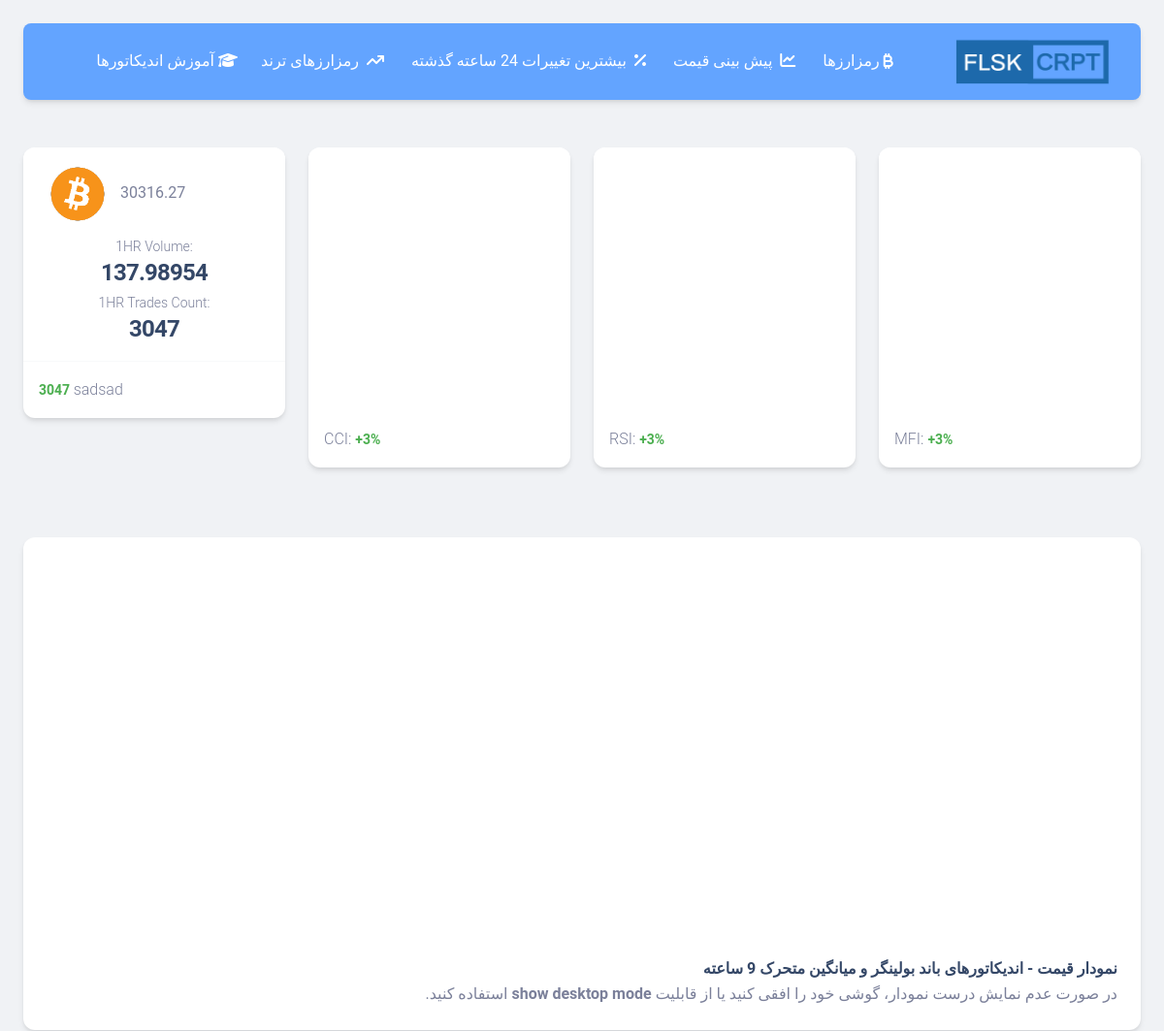
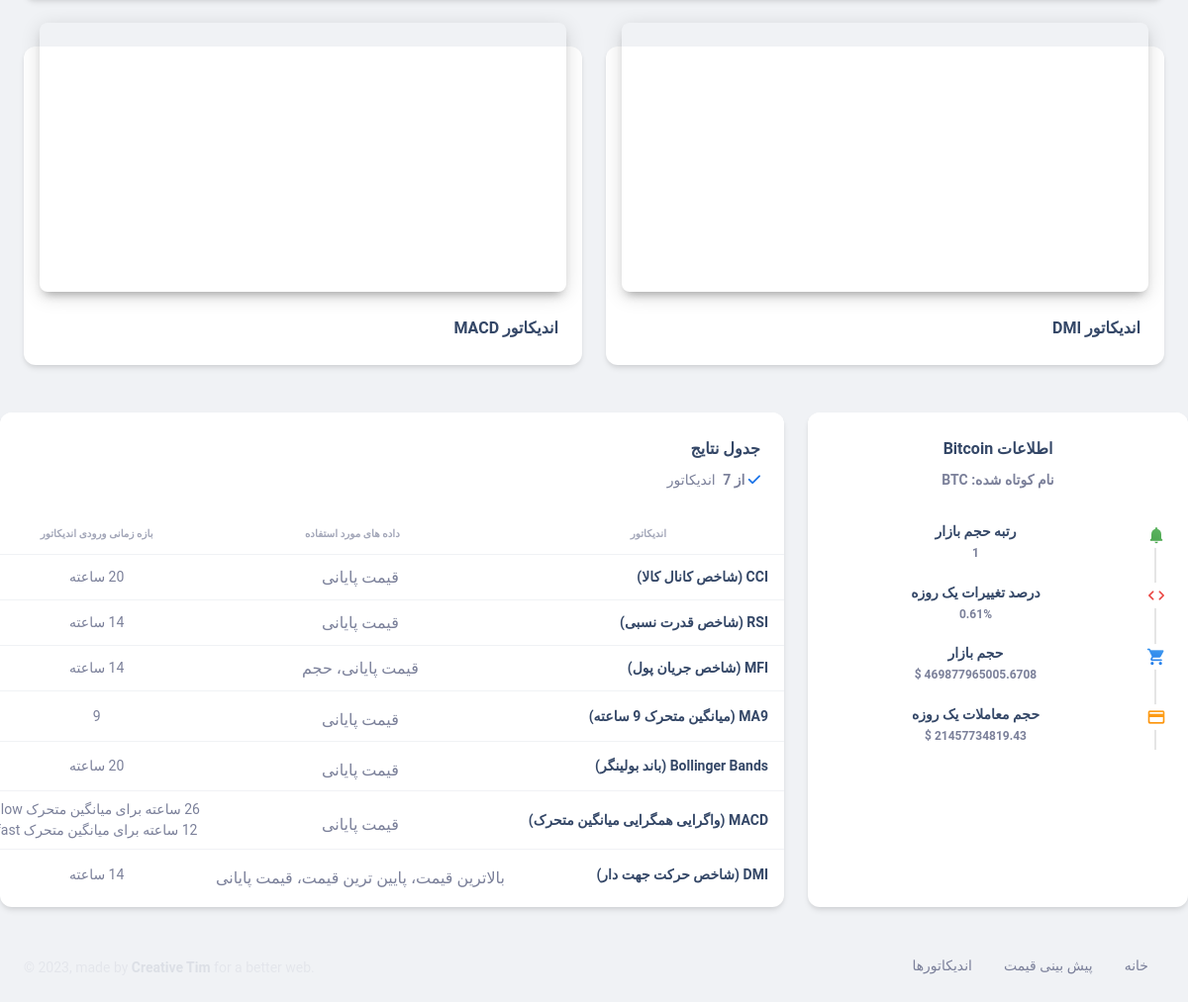
Before: /expectation/BTC with the older database file (2 pictures, top to bottom).
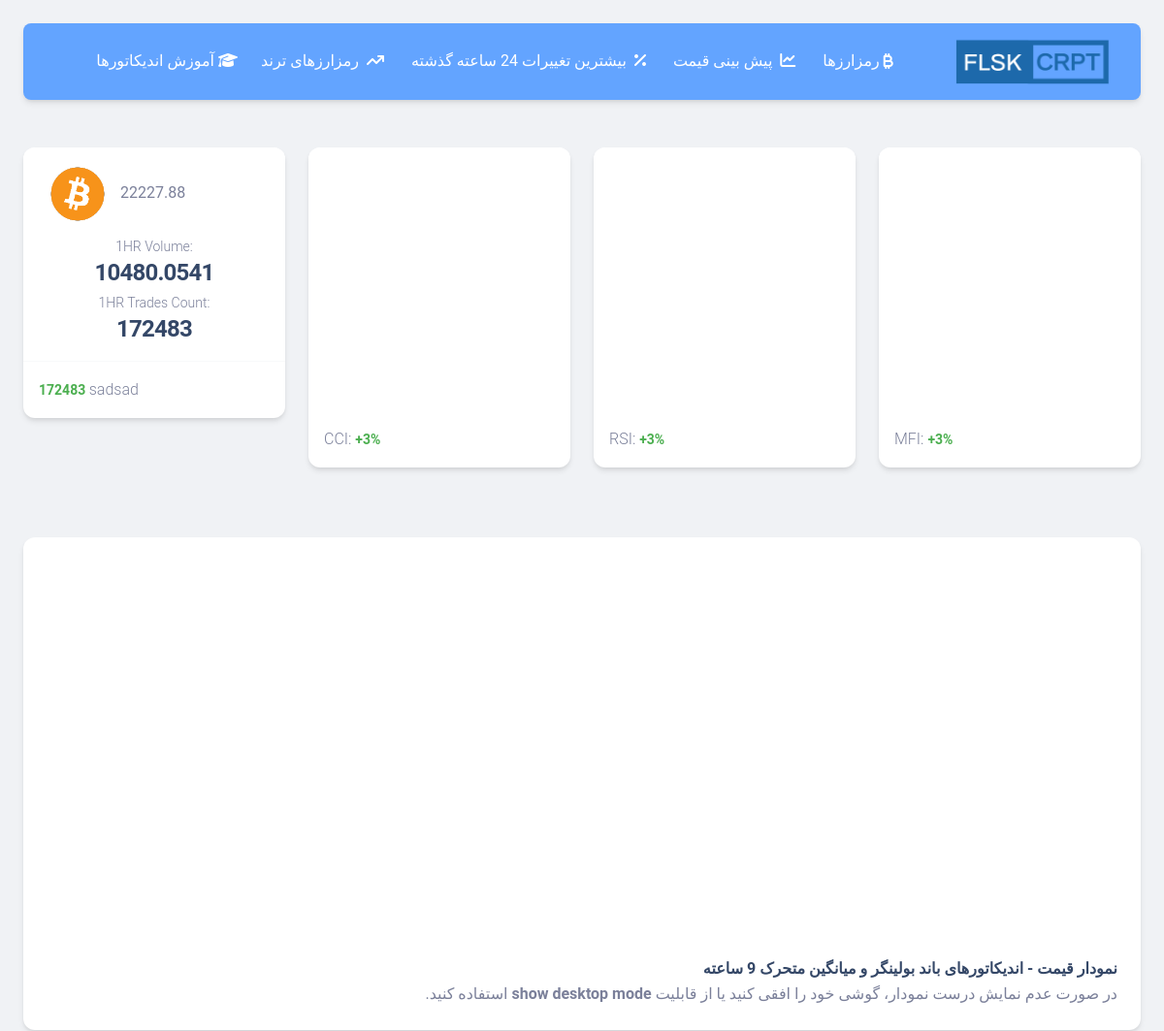
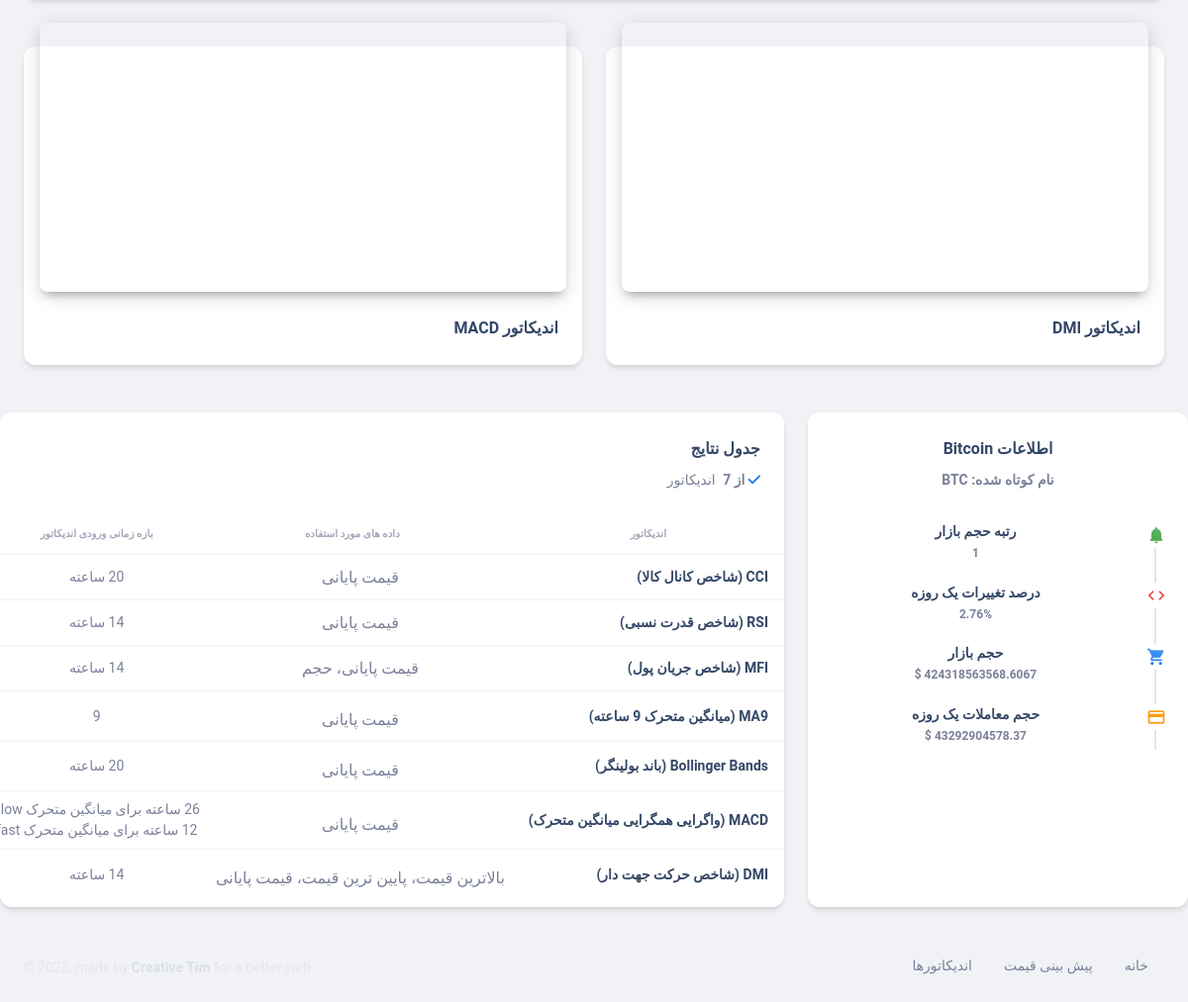
After: the same page with the newer database file (2 pictures, top to bottom).
### models.py (models this page shows)
class expectation(db.Model):
    id=db.Column(db.Integer, primary_key=True)
    ShortName=db.Column(db.String(30))
    time_Open=db.Column(db.String(30))
    Open=db.Column(db.Float)
    Close=db.Column(db.Float)
    High=db.Column(db.Float)
    Low=db.Column(db.Float)
    Volume=db.Column(db.Float)
    trades_Count=db.Column(db.Integer)

class Coins_Table(db.Model):
    id=db.Column(db.Integer, primary_key=True, autoincrement=True)
    ShortName=db.Column(db.String(10))
    FullName=db.Column(db.String(20))
    price=db.Column(db.Float)
    percent=db.Column(db.Float)
    marketcap=db.Column(db.Float)
    volume=db.Column(db.Float)

### views.py (the view)
@app.route("/expectation/<coin_name>")
def expectation_page(coin_name):
    from sqlalchemy import or_,func
    Coin = models.Coins_Table.query.filter(
    or_(models.Coins_Table.ShortName.ilike(coin_name),models.Coins_Table.FullName.ilike(coin_name))
    ).first()
    data=models.Expectation_Finder(Coin.ShortName)
    return render_template('expectation/index.html',data=data,Coin=Coin)

### templates/expectation/index.html (shortened to what this page needs)
{% extends 'base.html' %}
{% block head %}
  <link id="pagestyle" href="{{url_for('static',filename='css/material-dashboard.css')}}" rel="stylesheet" />
{% endblock head %}
{% block content %}
<div class="g-sidenav-show  bg-gray-200 mt-8">
  <main class="main-content position-relative max-height-vh-100 h-100 border-radius-lg ">
    <div class="container-fluid py-4">
      <div class="row mb-5">
        <div class="col-xl-3 col-sm-6 mb-xl-0 mb-4">
          <div class="card">
            <div class="card-header p-3 pt-2">
              <img src="/uploads/coins/{{data[0].ShortName}}.png" alt="" style="width:5rem;">
              <span>{{data[-1].Close}}</span>
              <div class="text-center pt-1">
                <p class="text-sm mb-0 text-capitalize">1HR Volume:</p>
                <h4 class="mb-0">{{data[-1].Volume}}</h4>
              </div>
              <div class="text-center pt-1">
                <p class="text-sm mb-0 text-capitalize">1HR Trades Count:</p>
                <h4 class="mb-0">{{data[-1].trades_Count}}</h4>
              </div>
            </div>
            <hr class="dark horizontal my-0">
            <div class="card-footer p-3">
              <p class="mb-0"><span class="text-success text-sm font-weight-bolder">{{data[-1].trades_Count}} </span>sadsad</p>
            </div>
          </div>
        </div>
        <div class="col-xl-3 col-sm-6 mb-xl-0 mb-4">
          <div class="card">
            <div class="card-header p-3">
              <div id="chartdiv" class="chartdiv"></div>
            </div>
            <div class="card-footer p-3">
              <p class="mb-0">CCI: <span class="text-success text-sm font-weight-bolder cci">+3% </span></p>
            </div>
          </div>
        </div>
        <div class="col-xl-3 col-sm-6 mb-xl-0 mb-4">
          <div class="card">
            <div class="card-header p-3">
              <div id="chartdiv2" class="chartdiv"></div>
            </div>
            <div class="card-footer p-3">
              <p class="mb-0">RSI: <span class="text-success text-sm font-weight-bolder rsi">+3% </span></p>
            </div>
          </div>
        </div>
        <div class="col-xl-3 col-sm-6 mb-xl-0 mb-4">
          <div class="card">
            <div class="card-header p-3">
              <div id="MFI" class="chartdiv"></div>
            </div>
            <div class="card-footer p-3">
              <p class="mb-0">MFI: <span class="text-success text-sm font-weight-bolder mfi">+3% </span></p>
            </div>
          </div>
        </div>
      </div>
      <div class="row mt-4">
        <div class="col-md-12 mt-4 mb-4">
          <div class="card z-index-2 ">
            <div class="card-header p-0 position-relative mt-n4 mx-3 z-index-2 bg-transparent">
              <div class="border-radius-lg py-3 pe-1">
                <div id="price-chart" class="rem-25">
                </div>
              </div>
            </div>
            <div class="card-body text-end rtl">
              <h6 class="mb-0 ">نمودار قیمت - اندیکاتورهای باند بولینگر و میانگین متحرک 9 ساعته</h6>
              <span>در صورت عدم نمایش درست نمودار، گوشی خود را افقی کنید یا از قابلیت <strong>show desktop mode</strong> استفاده کنید.</span>
            </div>
          </div>
        </div>
        <div class="col-md-6 mt-4 mb-4">
          <div class="card z-index-2  ">
            <div class="card-header p-0 position-relative mt-n4 mx-3 z-index-2 bg-transparent">
              <div class="shadow-dark border-radius-lg py-3 pe-1">
                <div id="MACD" class="chartdiv">
                </div>
              </div>
            </div>
            <div class="card-body rtl">
              <h6 class="mb-0 ">اندیکاتور MACD</h6>
            </div>
          </div>
        </div>
        <div class="col-md-6 mt-4 mb-3">
          <div class="card z-index-2 ">
            <div class="card-header p-0 position-relative mt-n4 mx-3 z-index-2 bg-transparent">
              <div class=" shadow-dark border-radius-lg py-3 pe-1">
                <div id="DMI" class="chartdiv">
                </div>
              </div>
            </div>
            <div class="card-body rtl">
              <h6 class="mb-0 ">اندیکاتور DMI</h6>
              </div>
            </div>
          </div>
        </div>
      </div>
      <div class="row mb-4">
        <div class="col-lg-8 col-md-6 mb-md-0 mb-4">
          <div class="card rtl">
            <div class="card-header pb-0">
              <div class="row">
                <div class="col-lg-12 col-7">
                  <h6>جدول نتایج</h6>
                  <p class="text-sm mb-0">
                    <i class="fa fa-check text-info" aria-hidden="true"></i>
                    <span class="font-weight-bold ms-1">از 7</span> اندیکاتور
                  </p>
                </div>
              </div>
            </div>
            <div class="card-body px-0 pb-2">
              <div class="table-responsive">
                <table class="table align-items-center mb-0">
                  <thead>
                    <tr>
                      <th class="text-uppercase text-secondary text-xxs font-weight-bolder opacity-7">اندیکاتور</th>
                      <th class="text-uppercase text-secondary text-xxs font-weight-bolder opacity-7 ps-2">داده های مورد استفاده</th>
                      <th class="text-center text-uppercase text-secondary text-xxs font-weight-bolder opacity-7">بازه زمانی ورودی اندیکاتور</th>
                    </tr>
                  </thead>
                  <tbody>
                    <tr>
                      <td>
                        <div class="d-flex px-2 py-1">
                          <div class="d-flex flex-column justify-content-center">
                            <h6 class="mb-0 text-sm">CCI (شاخص کانال کالا)</h6>
                          </div>
                        </div>
                      </td>
                      <td>
                          قیمت پایانی
                      </td>
                      <td class="align-middle text-center text-sm">
                        <span class=""> 20 ساعته </span>
                      </td>
                    </tr>
                    <tr>
                      <td>
                        <div class="d-flex px-2 py-1">
                          <div class="d-flex flex-column justify-content-center">
                            <h6 class="mb-0 text-sm">RSI (شاخص قدرت نسبی)</h6>
                          </div>
                        </div>
                      </td>
                      <td>
                        قیمت پایانی
                      </td>
                      <td class="align-middle text-center text-sm">
                        <span class="">14 ساعته</span>
                      </td>
                    </tr>
                    <tr>
                      <td>
                        <div class="d-flex px-2 py-1">
                          <div class="d-flex flex-column justify-content-center">
                            <h6 class="mb-0 text-sm">MFI (شاخص جریان پول)</h6>
                          </div>
                        </div>
                      </td>
                      <td>
                        قیمت پایانی، حجم
                        </div>
                      <td class="align-middle text-center text-sm">
                        <span class="">14 ساعته</span>
                      </td>
                    <tr>
                      <td>
                        <div class="d-flex px-2 py-1">
                          <div class="d-flex flex-column justify-content-center">
                            <h6 class="mb-0 text-sm">MA9 (میانگین متحرک 9 ساعته)</h6>
                          </div>
                        </div>
                      </td>
                      <td>
                        <div class="avatar-group mt-2">
                          قیمت پایانی
                        </div>
                      </td>
                      <td class="align-middle text-center text-sm">
                        <span class="">9</span>
                      </td>
                    </tr>
                    <tr>
                      <td>
                        <div class="d-flex px-2 py-1">
                          <div class="d-flex flex-column justify-content-center">
                            <h6 class="mb-0 text-sm">Bollinger Bands (باند بولینگر)</h6>
                          </div>
                        </div>
                      </td>
                      <td>
                        <div class="avatar-group mt-2">
                          قیمت پایانی
                        </div>
                      </td>
                      <td class="align-middle text-center text-sm">
                        <span class=""> 20 ساعته </span>
                      </td>
                    </tr>
                    <tr>
                      <td>
                        <div class="d-flex px-2 py-1">
                          <div class="d-flex flex-column justify-content-center">
                            <h6 class="mb-0 text-sm">MACD (واگرایی همگرایی میانگین متحرک)</h6>
                          </div>
                        </div>
                      </td>
                      <td>
                        <div class="avatar-group mt-2">
                          قیمت پایانی
                        </div>
                      </td>
                      <td class="align-middle text-center text-sm">
                        <span class=""> 26 ساعته برای میانگین متحرک slow<br>  12 ساعته برای میانگین متحرک fast </span>
                      </td>
                    </tr>
                    <tr>
                      <td>
                        <div class="d-flex px-2 py-1">
                          <div class="d-flex flex-column justify-content-center">
                            <h6 class="mb-0 text-sm">DMI (شاخص حرکت جهت دار)</h6>
                          </div>
                        </div>
                      </td>
                      <td>
                        <div class="avatar-group mt-2">
                          بالاترین قیمت، پایین ترین قیمت، قیمت پایانی
                        </div>
                      </td>
                      <td class="align-middle text-center text-sm">
                        <span class=""> 14 ساعته </span>
                      </td>
                    </tr>
              </div>
            </div>
          </div>
        </div>
        <div class="col-lg-4 col-md-6">
          <div class="card h-100 text-center rtl">
            <div class="card-header pb-0">
              <h6>اطلاعات {{Coin.FullName}}</h6>
              <p class="text-sm">
                <span class="font-weight-bold">نام کوتاه شده: {{data[0].ShortName}}</span>
              </p>
            </div>
            <div class="card-body p-3">
              <div class="timeline timeline-one-side">
                <div class="timeline-block mb-3">
                  <span class="timeline-step">
                    <i class="material-icons text-success text-gradient">notifications</i>
                  </span>
                  <div class="timeline-content">
                    <h6 class="text-dark text-sm font-weight-bold mb-0">رتبه حجم بازار</h6>
                    <p class="text-secondary font-weight-bold text-xs mt-1 mb-0">{{Coin.id}}</p>
                  </div>
                </div>
                <div class="timeline-block mb-3">
                  <span class="timeline-step">
                    <i class="material-icons text-danger text-gradient">code</i>
                  </span>
                  <div class="timeline-content">
                    <h6 class="text-dark text-sm font-weight-bold mb-0">درصد تغییرات یک روزه</h6>
                    <p class="text-secondary font-weight-bold text-xs mt-1 mb-0">{{Coin.percent|round(2)}}%</p>
                  </div>
                </div>
                <div class="timeline-block mb-3">
                  <span class="timeline-step">
                    <i class="material-icons text-info text-gradient">shopping_cart</i>
                  </span>
                  <div class="timeline-content">
                    <h6 class="text-dark text-sm font-weight-bold mb-0">حجم بازار</h6>
                    <p class="text-secondary font-weight-bold text-xs mt-1 mb-0">{{Coin.marketcap}} $</p>
                  </div>
                </div>
                <div class="timeline-block mb-3">
                  <span class="timeline-step">
                    <i class="material-icons text-warning text-gradient">credit_card</i>
                  </span>
                  <div class="timeline-content">
                    <h6 class="text-dark text-sm font-weight-bold mb-0">حجم معاملات یک روزه</h6>
                    <p class="text-secondary font-weight-bold text-xs mt-1 mb-0">{{Coin.volume|round(2)}} $</p>
                  </div>
                </div>
              </div>
            </div>
          </div>
        </div>
      </div>
      {% block footer %}
      <footer class="footer py-4  ">
        <div class="container-fluid">
          <div class="row align-items-center justify-content-lg-between">
            <div class="col-lg-6 mb-lg-0 mb-4">
              <div class="copyright text-center text-sm text-muted text-lg-start opacity-1">
                <a href="https://www.creative-tim.com" class="font-weight-bold" target="_blank">Creative Tim</a>
              </div>
            </div>
            <div class="col-lg-6 rtl">
              <ul class="nav nav-footer justify-content-center justify-content-lg-start">
                <li class="nav-item">
                  <a href="/" class="nav-link text-muted" target="_blank">خانه</a>
                </li>
                <li class="nav-item">
                  <a href="{{url_for('expectationPage')}}" class="nav-link text-muted" target="_blank">پیش بینی قیمت</a>
                </li>
                <li class="nav-item">
                  <a href="{{url_for('BlogIndex')}}" class="nav-link text-muted" target="_blank">اندیکاتورها</a>
                </li>
              </ul>
            </div>
          </div>
        </div>
      </footer>
      {% endblock %}
{% endblock %}

Changed rows visible on the page:
removed expectation: Close "30316.27", Volume "137.98954", trades_Count "3047"
added expectation: Close "22227.88", Volume "10480.0541", trades_Count "172483"
changed Coins_Table "Bitcoin": percent "0.61" → "2.76"; volume "21457734819.43" → "43292904578.37"
